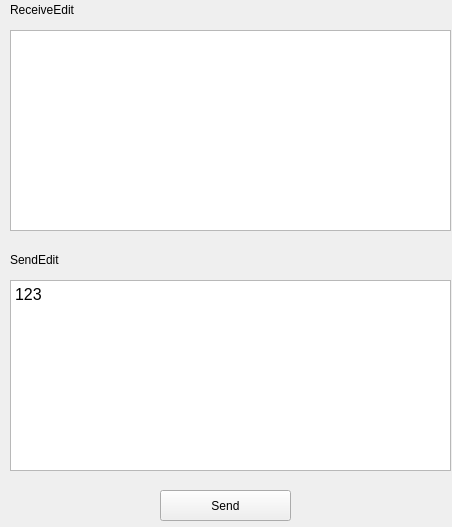
<?xml version="1.0" encoding="UTF-8"?>
<ui version="4.0">
 <class>rs485</class>
 <widget class="QWidget" name="rs485">
  <property name="geometry">
   <rect>
    <x>0</x>
    <y>0</y>
    <width>452</width>
    <height>527</height>
   </rect>
  </property>
  <property name="windowTitle">
   <string>rs485</string>
  </property>
  <widget class="QLabel" name="label_2">
   <property name="geometry">
    <rect>
     <x>10</x>
     <y>0</y>
     <width>81</width>
     <height>20</height>
    </rect>
   </property>
   <property name="text">
    <string>ReceiveEdit</string>
   </property>
  </widget>
  <widget class="QTextEdit" name="m_receive">
   <property name="geometry">
    <rect>
     <x>10</x>
     <y>30</y>
     <width>441</width>
     <height>201</height>
    </rect>
   </property>
   <property name="html">
    <string>&lt;!DOCTYPE HTML PUBLIC &quot;-//W3C//DTD HTML 4.0//EN&quot; &quot;http://www.w3.org/TR/REC-html40/strict.dtd&quot;&gt;
&lt;html&gt;&lt;head&gt;&lt;meta name=&quot;qrichtext&quot; content=&quot;1&quot; /&gt;&lt;style type=&quot;text/css&quot;&gt;
p, li { white-space: pre-wrap; }
&lt;/style&gt;&lt;/head&gt;&lt;body style=&quot; font-family:'Ubuntu'; font-size:11pt; font-weight:400; font-style:normal;&quot;&gt;
&lt;p style=&quot;-qt-paragraph-type:empty; margin-top:0px; margin-bottom:0px; margin-left:0px; margin-right:0px; -qt-block-indent:0; text-indent:0px;&quot;&gt;&lt;br /&gt;&lt;/p&gt;&lt;/body&gt;&lt;/html&gt;</string>
   </property>
  </widget>
  <widget class="QTextEdit" name="m_send">
   <property name="geometry">
    <rect>
     <x>10</x>
     <y>280</y>
     <width>441</width>
     <height>191</height>
    </rect>
   </property>
   <property name="html">
    <string>&lt;!DOCTYPE HTML PUBLIC &quot;-//W3C//DTD HTML 4.0//EN&quot; &quot;http://www.w3.org/TR/REC-html40/strict.dtd&quot;&gt;
&lt;html&gt;&lt;head&gt;&lt;meta name=&quot;qrichtext&quot; content=&quot;1&quot; /&gt;&lt;style type=&quot;text/css&quot;&gt;
p, li { white-space: pre-wrap; }
&lt;/style&gt;&lt;/head&gt;&lt;body style=&quot; font-family:'Ubuntu'; font-size:11pt; font-weight:400; font-style:normal;&quot;&gt;
&lt;p style=&quot; margin-top:0px; margin-bottom:0px; margin-left:0px; margin-right:0px; -qt-block-indent:0; text-indent:0px;&quot;&gt;&lt;span style=&quot; font-size:12pt;&quot;&gt;123&lt;/span&gt;&lt;/p&gt;&lt;/body&gt;&lt;/html&gt;</string>
   </property>
  </widget>
  <widget class="QLabel" name="label">
   <property name="geometry">
    <rect>
     <x>10</x>
     <y>250</y>
     <width>81</width>
     <height>20</height>
    </rect>
   </property>
   <property name="text">
    <string>SendEdit</string>
   </property>
  </widget>
  <widget class="QPushButton" name="m_sendButton">
   <property name="geometry">
    <rect>
     <x>160</x>
     <y>490</y>
     <width>131</width>
     <height>31</height>
    </rect>
   </property>
   <property name="text">
    <string>Send</string>
   </property>
  </widget>
 </widget>
 <layoutdefault spacing="6" margin="11"/>
 <resources/>
 <connections/>
</ui>
